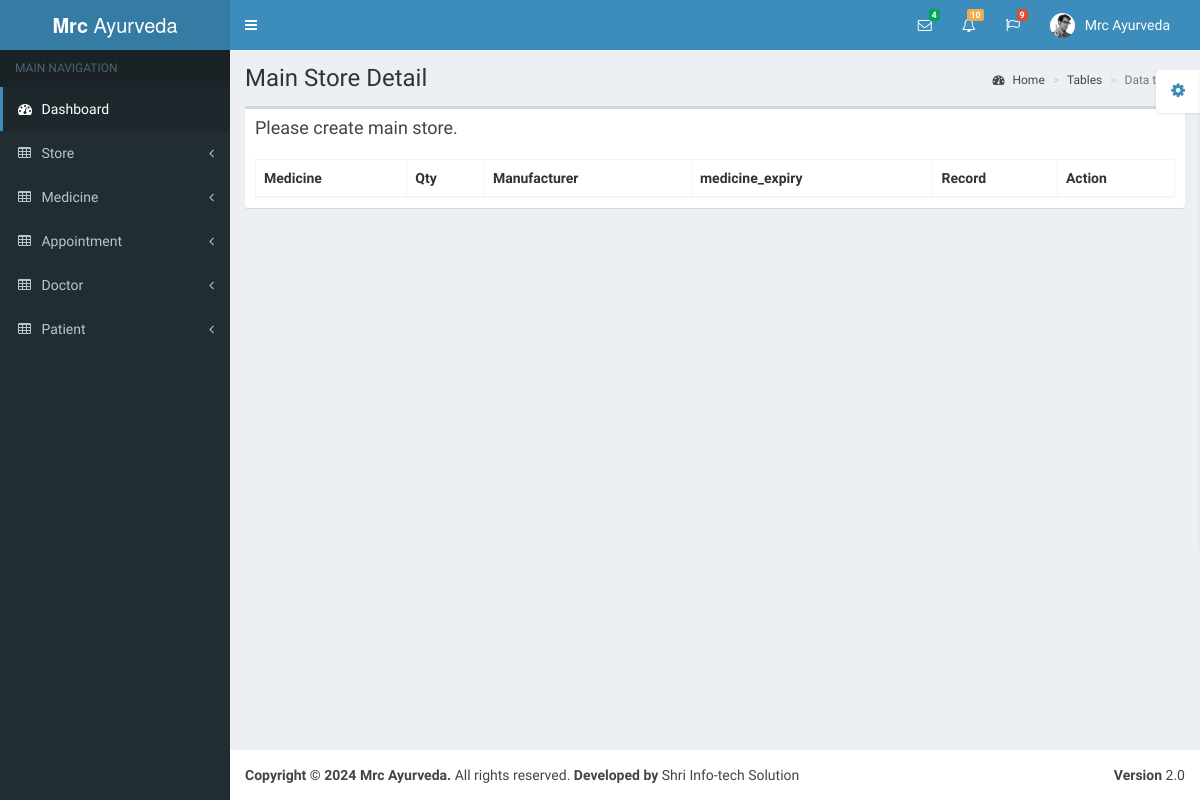
/store/main_store/, run on an earlier commit of the app's database.
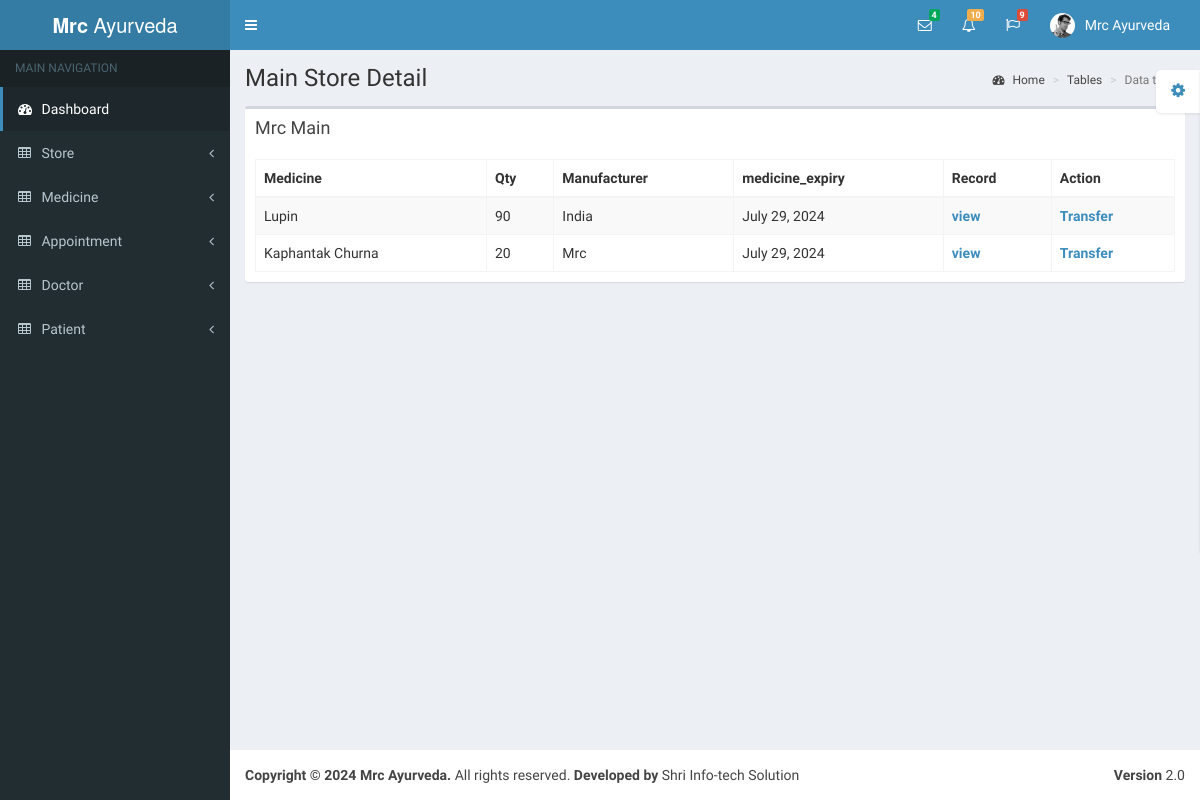
And on a later commit of the database.
### account/models.py (models this page shows, shortened)
class User(AbstractUser):
    username = models.CharField(max_length=500, unique=True, null=True)
    email = models.EmailField(unique=True, null=True)
    mobile = models.CharField(max_length=20, null=True)
    phone = models.CharField(max_length=20, null=True)
    address = models.TextField(null=True)
    is_staff = models.BooleanField(default=False)
    is_active = models.BooleanField(default=True)
    created_at = models.DateTimeField(auto_now_add=True)
    class Meta:
        db_table = 'user'

### store/models.py (models this page shows, shortened)
class MedicineStore(models.Model):
    from_store = models.ForeignKey(Store, related_name='Medicine_from_store', on_delete=models.PROTECT)
    to_store = models.ForeignKey(Store, related_name='Medicine_to_store', on_delete=models.PROTECT)
    medicine = models.ForeignKey(Medicine, on_delete=models.PROTECT)
    qty = models.IntegerField(null=True)
    created_at = models.DateTimeField(auto_now_add=True)
    updated_at = models.DateTimeField(auto_now=True, null=True, blank=True)
    class Meta:
        db_table = 'medicine_store'

### medicine/models.py (models this page shows)
class Medicine(models.Model):
    medicine_name = models.CharField(max_length=500, null=True)
    medicine_manufacturer = models.CharField(max_length=500, null=True)
    medicine_expiry = models.DateField(null=True)
    created_at = models.DateTimeField(auto_now_add=True)
    updated_at = models.DateTimeField(auto_now=True, null=True, blank=True)
    def __str__(self):
        return self.medicine_name
    class Meta:
        db_table = 'medicine'

### store/views.py (the view)
# urls.py: path('main_store/', views.main_store, name='main_store'),
def main_store(request):
    store = Store.objects.filter(type='MAIN')
    if store:
        main_store_id = store[0].id
        store_name = store[0].user.username
        medicine = MedicineStore.objects.filter(to_store_id=main_store_id)
    else:
        medicine = []
        store_name = 'Please create main store.'
    context = {
        'store_name': store_name,
        'medicine': medicine
    }
    return render(request, 'main_store_detail.html', context)

### store/templates/main_store_detail.html (shortened to what this page needs)
{% extends 'base.html' %}
{% block content %}
<div class="wrapper">
    <div class="content-wrapper">
        <section class="content-header">
            <h1>
                Main Store Detail
            </h1>
            <ol class="breadcrumb">
                <li><a href="/"><i class="fa fa-dashboard"></i> Home</a></li>
                <li><a href="/">Tables</a></li>
                <li class="active">Data tables</li>
            </ol>
        </section>
        <section class="content">
            <div class="row">
                <div class="col-xs-12">
                    <div class="box">
                        <div class="box-header">
                            <h3 class="box-title">{{store_name}}</h3>
                        </div>
                        <div class="box-body">
                            <table id="example1" class="table table-bordered table-striped">
                                <thead>
                                <tr>
                                    <th>Medicine</th>
                                    <th>Qty</th>
                                    <th>Manufacturer</th>
                                    <th>medicine_expiry</th>
                                    <th>Record</th>
                                    <th>Action</th>
                                </tr>
                                </thead>
                                <tbody>
                                {% for i in medicine %}
                                <tr>
                                    <td>{{i.medicine|title}}</td>
                                    <td>{{i.qty}}</td>
                                    <td>{{i.medicine.medicine_manufacturer|title}}</td>
                                    <td>{{i.medicine.medicine_expiry}}</td>
                                    <td><a href="/medicine/view_main_medicine/{{i.id}}/"><b>view</b></a></td>
                                    <td><a href="/store/transfer_new_main_store_medicine_detail/{{i.id}}/"><b>Transfer</b></a></td>
                                </tr>
                                {% endfor %}
                                </tbody>
                            </table>
                        </div>
                    </div>
                </div>
            </div>
        </section>
    </div>
</div>
{% endblock content %}

What changed in the data, as far as the page shows it:
added User: username "Mrc Main"
added MedicineStore: medicine "Lupin", qty "90", medicine.medicine_manufacturer "India", medicine.medicine_expiry "July 29, 2024"
added MedicineStore: medicine "Kaphantak Churna", qty "20", medicine.medicine_manufacturer "Mrc", medicine.medicine_expiry "July 29, 2024"
Also different on the page:
{{ store_name }}: "Please create main store." → (not shown)
